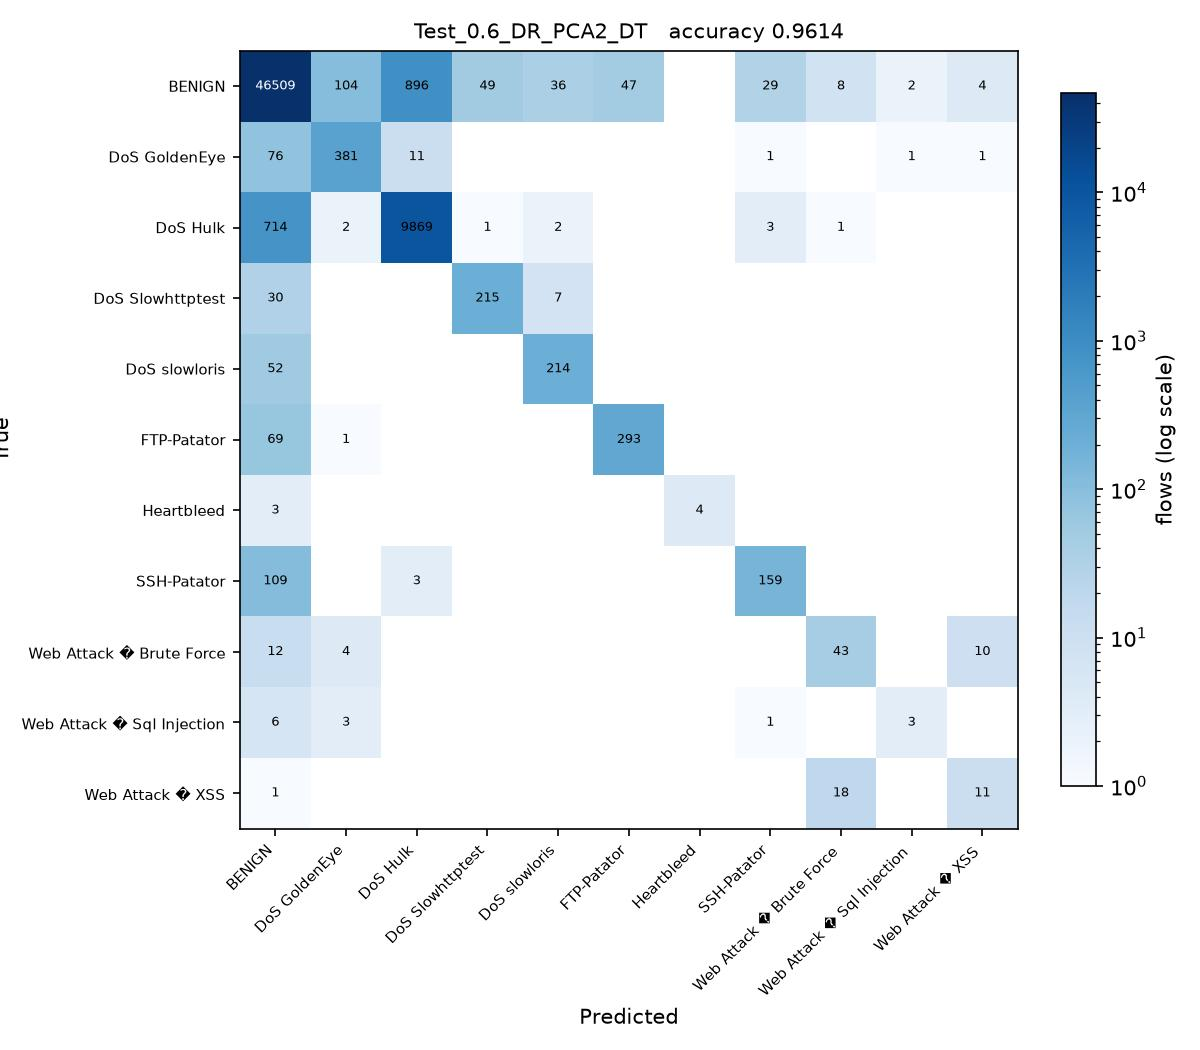

This chart was generated by the following Python code:
# Test_0.6_DR_PCA2_DT.py
#
# Test size 0.6  |  PCA, 2 components  |  Decision Tree (sheet #6)
#
# This is SGDC_60_40.py with the changes marked CHANGE below and nothing else.

import os
from pathlib import Path

# CHANGE 1: find the folder holding the three CSV files and run from there, so
# the plain file names below resolve no matter where this script is started
# from or how deeply it sits inside the project folder.
HERE = Path(__file__).resolve().parent
for PROJECT in [HERE, *HERE.parents]:
    if (PROJECT / 'Tuesday-WorkingHours.pcap_ISCX.csv').exists():
        os.chdir(PROJECT)
        break
else:
    raise SystemExit('Put this folder inside the folder that holds the three '
                     'CIC-IDS2017 CSV files, then run the script again.')
import numpy as np
import pandas as pd

df1 = pd.read_csv('Tuesday-WorkingHours.pcap_ISCX.csv', low_memory=True)
df2 = pd.read_csv('Wednesday-workingHours.pcap_ISCX.csv', low_memory=True)
df3 = pd.read_csv('Thursday-WorkingHours-Morning-WebAttacks.pcap_ISCX.csv', low_memory=True)

dataset = pd.concat([df1, df2, df3], ignore_index=True)

dataset.columns = dataset.columns.str.strip()

# CHANGE 2: a stratified sample of 100000 flows, the same for every run. An RBF
# SVM on all 1.3 million flows would take about an hour per script.
# At least 50 flows of every class are kept.
label = dataset.columns[-1]
dataset = pd.concat(
    [g.sample(n=min(len(g), max(50, round(100000 * len(g) / len(dataset)))), random_state=0)
     for _, g in dataset.groupby(label)],
    ignore_index=True
)

X = dataset.iloc[:, :-1]
y = dataset.iloc[:, -1]

X = X.apply(pd.to_numeric, errors='coerce')

X.replace([np.inf, -np.inf], np.nan, inplace=True)

from sklearn.impute import SimpleImputer

imputer = SimpleImputer(missing_values=np.nan, strategy='mean')
X = imputer.fit_transform(X)

from sklearn.preprocessing import LabelEncoder

labelencoder_y = LabelEncoder()
y = labelencoder_y.fit_transform(y)

from sklearn.model_selection import train_test_split

X_train, X_test, y_train, y_test = train_test_split(
    X,
    y,
    test_size=0.6,   # CHANGE 3: test size
    random_state=0,
    stratify=y
)

# CHANGE 4: PCA, from PCA_LDA_KErnel_PCA_CODE.pdf (fit only on training data)
from sklearn.decomposition import PCA

pca = PCA(n_components=2)
X_train = pca.fit_transform(X_train)
X_test = pca.transform(X_test)

# CHANGE 5: Decision Tree (sheet #6) in place of SGDClassifier
from sklearn.tree import DecisionTreeClassifier

classifier = DecisionTreeClassifier(
    criterion='entropy',
    random_state=0
)

classifier.fit(X_train, y_train)

y_pred = classifier.predict(X_test) 

from sklearn.metrics import confusion_matrix
from sklearn.metrics import accuracy_score
from sklearn.metrics import precision_score
from sklearn.metrics import recall_score
from sklearn.metrics import f1_score
from sklearn.metrics import classification_report

cm = confusion_matrix(y_test, y_pred)

print("Confusion Matrix:\n")
print(cm)

print("\nAccuracy : {:.4f}".format(accuracy_score(y_test, y_pred)))
print("\nPrecision : {:.4f}".format(precision_score(y_test, y_pred, average='weighted')))
print("\nRecall : {:.4f}".format(recall_score(y_test, y_pred, average='weighted')))
print("\nF1 Score : {:.4f}".format(f1_score(y_test, y_pred, average='weighted')))

print("\nClassification Report:\n")
print(classification_report(y_test, y_pred))

# CHANGE 6: save the confusion matrix as Test_0.6_DR_PCA2_DT.jpg and record the result
import matplotlib
matplotlib.use('Agg')
import matplotlib.pyplot as plt
from matplotlib.colors import LogNorm

here = HERE                     # the folder this script sits in
names = [str(c) for c in labelencoder_y.classes_]
fig, ax = plt.subplots(figsize=(8, 7))
im = ax.imshow(cm, cmap='Blues', norm=LogNorm(vmin=1))
ax.set_xticks(range(len(names)), names, rotation=45, ha='right', fontsize=7)
ax.set_yticks(range(len(names)), names, fontsize=7)
ax.set_xlabel('Predicted')
ax.set_ylabel('True')
ax.set_title('Test_0.6_DR_PCA2_DT   accuracy {:.4f}'.format(accuracy_score(y_test, y_pred)), fontsize=10)
for i in range(cm.shape[0]):
    for j in range(cm.shape[1]):
        if cm[i, j]:
            ax.text(j, i, cm[i, j], ha='center', va='center', fontsize=6,
                    color='white' if cm[i, j] > cm.max() / 3 else 'black')
fig.colorbar(im, ax=ax, fraction=0.04, label='flows (log scale)')
fig.tight_layout()
fig.savefig(here / 'Test_0.6_DR_PCA2_DT.jpg', dpi=150)
plt.close(fig)

row = pd.DataFrame([{
    'Test': 0.6, 'DR': 'PCA2', 'Clas': 'DT',
    'Acc': round(accuracy_score(y_test, y_pred), 4),
    'Pre': round(precision_score(y_test, y_pred, average='weighted'), 4),
    'Rec': round(recall_score(y_test, y_pred, average='weighted'), 4),
    'F1': round(f1_score(y_test, y_pred, average='weighted'), 4),
    'script': 'Test_0.6_DR_PCA2_DT',
}])
out = PROJECT / 'results' / '75_runs_pca.csv'
out.parent.mkdir(exist_ok=True)
if out.exists():
    old = pd.read_csv(out)
    row = pd.concat([old[old['script'] != 'Test_0.6_DR_PCA2_DT'], row], ignore_index=True)
row.to_csv(out, index=False)
